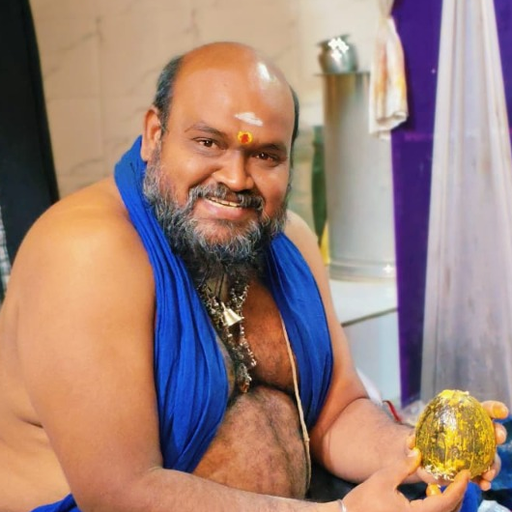
#> input picture assets/guruswami.png, 512 x 512 px
$ python setup_icons.py
#> lines starting #> are read from the running program, lines starting #| are printed output that depends on the picture; after the words box and inside, x2 and y2 are one past the last pixel; in counts of white or black regions, pixels touching at a corner belong together
"""Generate launcher sizes from the existing Guru Swami portrait (Pillow)."""
from pathlib import Path
from PIL import Image, ImageDraw

BASE = Path(__file__).resolve().parents[1]
ASSETS = BASE / 'assets'
RES = BASE / 'android/app/src/main/res'
PHOTO = Image.open(ASSETS / 'guruswami.png').convert('RGB')
#> PHOTO is the input picture: PIL image 512x512 RGB; mean R, G, B 159.3, 130.5, 121
BACKGROUND = '#0F0B06'


def portrait(size):
#> called with size = 1024
    return PHOTO.resize((size, size), Image.Resampling.LANCZOS)
#> call 2 of portrait, with size = 48
#> in portrait (call 2), `return PHOTO.resize((size, size), Image.Resampling.LANCZOS)`:
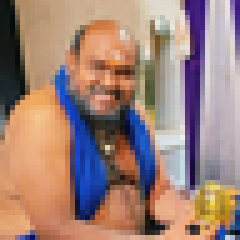
#> returned value: PIL image 48x48 RGB (shown 5 times larger); mean R, G, B 159.3, 130.5, 121
#> in foreground, `result = Image.new('RGBA', (size, size))`: result: PIL image 1024x1024 RGBA; every value is 0


def round_portrait(size):
#> called with size = 625
    result = Image.new('RGBA', (size, size))
#> result: PIL image 625x625 RGBA; every value is 0
    mask = Image.new('L', (size, size))
#> mask: PIL image 625x625 L; every value is 0
    ImageDraw.Draw(mask).ellipse((0, 0, size - 1, size - 1), fill=255)
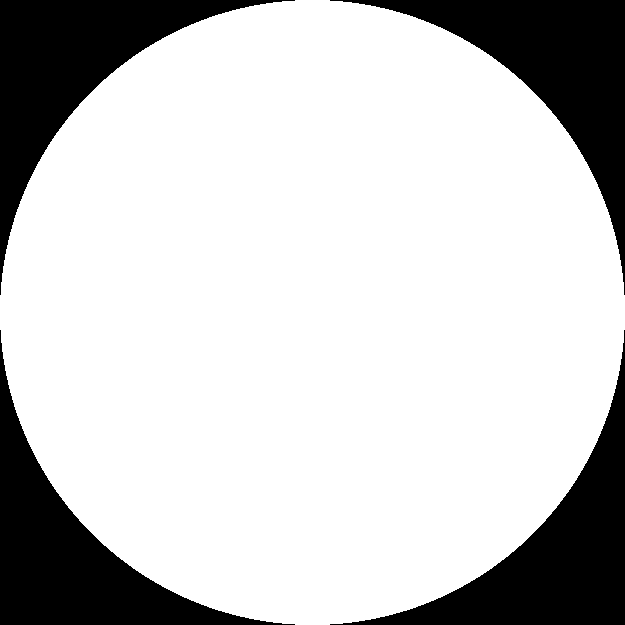
#> mask: PIL image 625x625 L; 78.5% white; 4 black regions, box (x1, y1, x2, y2) and area: (0, 0, 295, 295) 20980, (330, 0, 625, 295) 20980, (0, 330, 295, 625) 20980, (330, 330, 625, 625) 20980
    result.paste(portrait(size), (0, 0), mask)
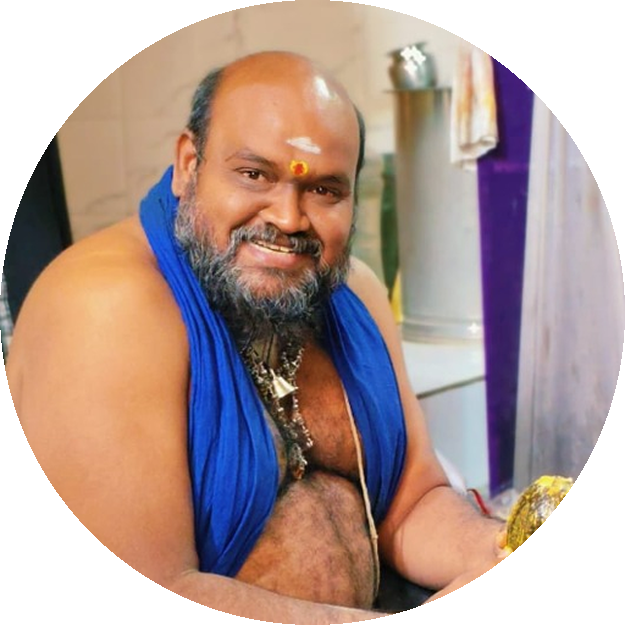
#> result: PIL image 625x625 RGBA; mean R, G, B, A 124, 102.1, 96.1, 200.2; transparent parts drawn white
    return result


def foreground(size):
    # Keep the entire portrait inside Android's central 66 dp safe circle.
    result = Image.new('RGBA', (size, size))
    diameter = int(size * 66 / 108)
    photo = round_portrait(diameter)
    offset = (size - diameter) // 2
    result.paste(photo, (offset, offset), photo)
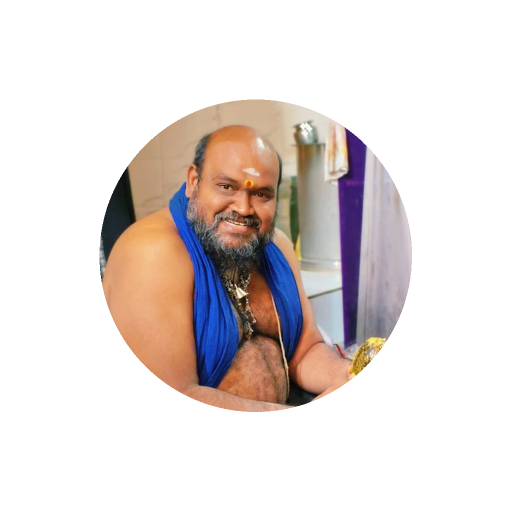
#> result: PIL image 1024x1024 RGBA (shown at 1/2 size); mean R, G, B, A 46.2, 38, 35.8, 74.6; transparent parts drawn white
    return result


portrait(1024).save(ASSETS / 'icon.png')
portrait(48).save(ASSETS / 'favicon.png')
foreground(1024).save(ASSETS / 'android-icon-foreground.png')
foreground(1024).save(ASSETS / 'splash-icon.png')
Image.new('RGB', (1024, 1024), BACKGROUND).save(ASSETS / 'android-icon-background.png')
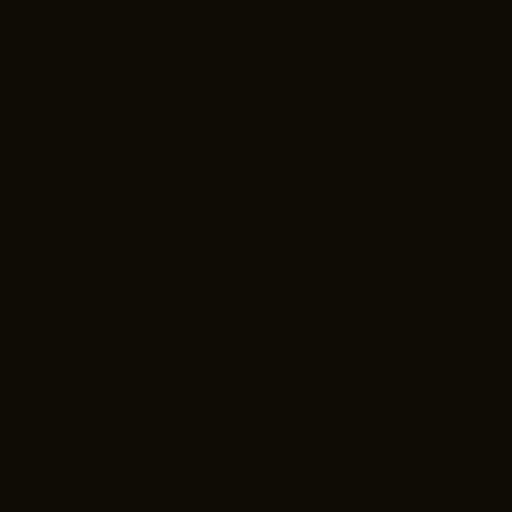
#> saved as android-icon-background.png: PIL image 1024x1024 RGB (shown at 1/2 size); mean R, G, B 15, 11, 6

for density, legacy, adaptive in [
    ('mdpi', 48, 108), ('hdpi', 72, 162), ('xhdpi', 96, 216),
    ('xxhdpi', 144, 324), ('xxxhdpi', 192, 432),
]:
    folder = RES / f'mipmap-{density}'
    folder.mkdir(parents=True, exist_ok=True)
    portrait(legacy).save(folder / 'ic_launcher.png')
    round_portrait(legacy).save(folder / 'ic_launcher_round.png')
    foreground(adaptive).save(folder / 'ic_launcher_foreground.png')
#> this loop made 5 passes
#> pass 1, `round_portrait(legacy).save(folder / 'ic_launcher_round.png')`:
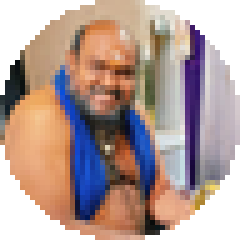
#> saved as ic_launcher_round.png: PIL image 48x48 RGBA (shown 5 times larger); mean R, G, B, A 123.7, 101.8, 95.9, 199.7; transparent parts drawn white

print('Generated Guru Swami launcher icons for Expo and Android.')
